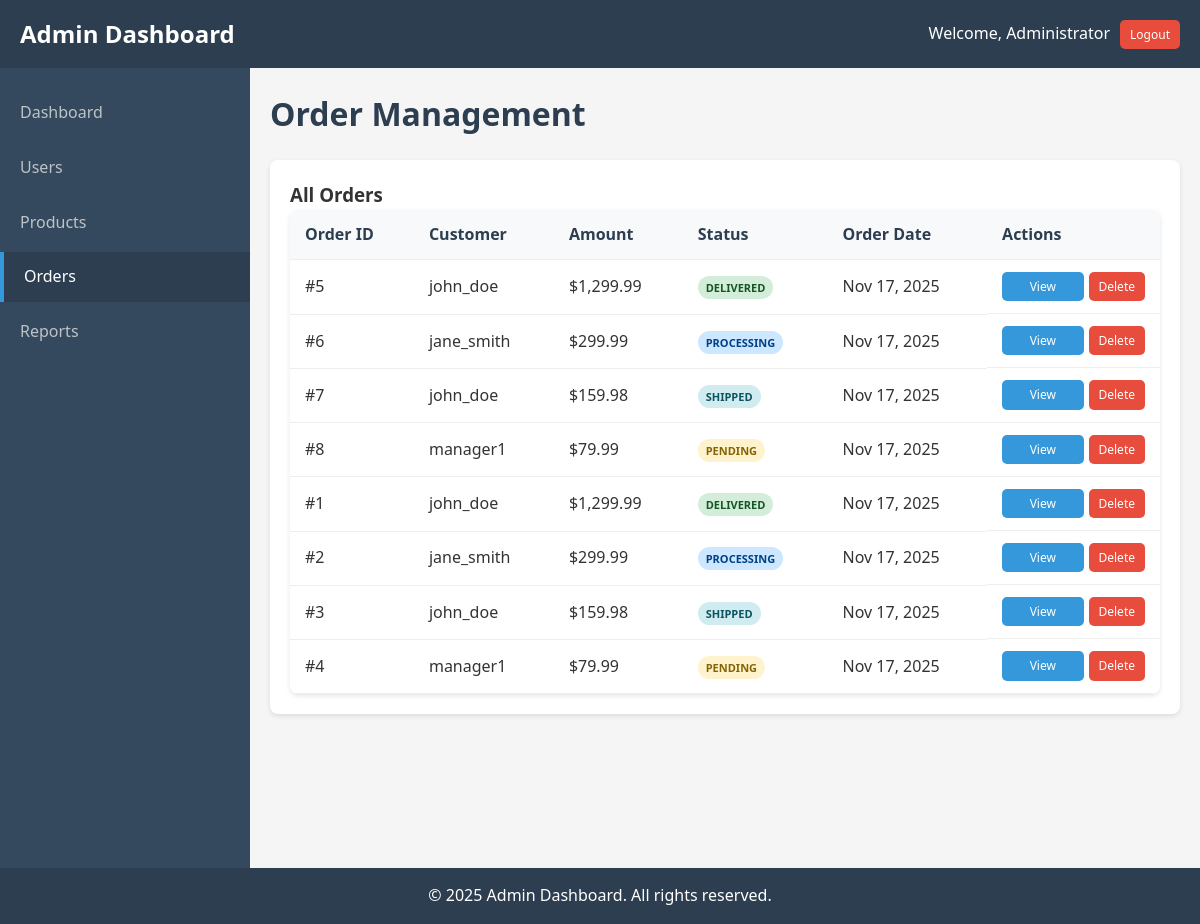
Screenshot of /orders.php (signed in) with the database file from the repository.
### tables this page shows
CREATE TABLE `orders` (
  `id` int(11) NOT NULL,
  `user_id` int(11) DEFAULT NULL,
  `total_amount` decimal(10,2) NOT NULL,
  `status` enum('pending','processing','shipped','delivered','cancelled') DEFAULT 'pending',
  `order_date` timestamp NOT NULL DEFAULT current_timestamp(),
  `shipping_address` text DEFAULT NULL
);

CREATE TABLE `users` (
  `id` int(11) NOT NULL,
  `username` varchar(50) NOT NULL,
  `email` varchar(100) NOT NULL,
  `password` varchar(255) NOT NULL,
  `full_name` varchar(100) DEFAULT NULL,
  `role` enum('admin','manager','user') DEFAULT 'user',
  `status` enum('active','inactive') DEFAULT 'active',
  `created_at` timestamp NOT NULL DEFAULT current_timestamp(),
  `updated_at` timestamp NOT NULL DEFAULT current_timestamp() ON UPDATE current_timestamp()
);

### orders.php (the view, shortened to what this page needs)
<?php
$database = new Database();
$db = $database->getConnection();
$orders = $db->query("SELECT o.*, u.username, u.email
                     FROM orders o
                     LEFT JOIN users u ON o.user_id = u.id
                     ORDER BY o.order_date DESC")->fetchAll(PDO::FETCH_ASSOC);
$order_details = null;
?>
<!DOCTYPE html>
<html lang="en">
<head>
    <link rel="stylesheet" href="css/style.css">
</head>
<body>
    <?php include('includes/header.php'); ?>
    <div class="container">
        <?php include('includes/sidebar.php'); ?>
        <main class="main-content">
            <h1>Order Management</h1>
            <?php if(isset($_GET['action']) && $_GET['action'] == 'view' && $order_details): ?>
                <div class="form-container">
                    <div style="display: flex; justify-content: between; align-items: center; margin-bottom: 20px;">
                        <h3>Order #<?php echo $order_details['id']; ?> Details</h3>
                        <a href="orders.php" class="btn btn-primary">Back to Orders</a>
                    </div>
                    <div class="order-info">
                        <div class="form-row">
                            <div class="form-field">
                                <strong>Customer:</strong> <?php echo $order_details['full_name'] ?: $order_details['username']; ?>
                            </div>
                            <div class="form-field">
                                <strong>Email:</strong> <?php echo $order_details['email']; ?>
                            </div>
                        </div>
                        <div class="form-row">
                            <div class="form-field">
                                <strong>Order Date:</strong> <?php echo date('M j, Y g:i A', strtotime($order_details['order_date'])); ?>
                            </div>
                            <div class="form-field">
                                <strong>Status:</strong>
                                <span class="status status-<?php echo $order_details['status']; ?>">
                                    <?php echo ucfirst($order_details['status']); ?>
                                </span>
                            </div>
                        </div>
                        <div class="form-row">
                            <div class="form-field" style="flex: 1 1 100%;">
                                <strong>Shipping Address:</strong><br>
                                <?php echo nl2br($order_details['shipping_address']); ?>
                            </div>
                        </div>
                    </div>
                    <h4 style="margin-top: 30px;">Order Items</h4>
                    <table class="data-table">
                        <thead>
                            <tr>
                                <th>Product</th>
                                <th>Quantity</th>
                                <th>Unit Price</th>
                                <th>Total</th>
                            </tr>
                        </thead>
                        <tbody>
                            <?php foreach($order_items as $item): ?>
                            <tr>
                                <td><?php echo $item['product_name']; ?></td>
                                <td><?php echo $item['quantity']; ?></td>
                                <td>$<?php echo number_format($item['unit_price'], 2); ?></td>
                                <td>$<?php echo number_format($item['quantity'] * $item['unit_price'], 2); ?></td>
                            </tr>
                            <?php endforeach; ?>
                            <tr style="font-weight: bold;">
                                <td colspan="3" style="text-align: right;">Total Amount:</td>
                                <td>$<?php echo number_format($order_details['total_amount'], 2); ?></td>
                            </tr>
                        </tbody>
                    </table>
                    <div class="form-actions" style="margin-top: 20px;">
                        <form method="POST" style="display: inline-block;">
                            <input type="hidden" name="order_id" value="<?php echo $order_details['id']; ?>">
                            <select name="status" style="padding: 8px; margin-right: 10px;">
                                <option value="pending" <?php echo $order_details['status'] == 'pending' ? 'selected' : ''; ?>>Pending</option>
                                <option value="processing" <?php echo $order_details['status'] == 'processing' ? 'selected' : ''; ?>>Processing</option>
                                <option value="shipped" <?php echo $order_details['status'] == 'shipped' ? 'selected' : ''; ?>>Shipped</option>
                                <option value="delivered" <?php echo $order_details['status'] == 'delivered' ? 'selected' : ''; ?>>Delivered</option>
                                <option value="cancelled" <?php echo $order_details['status'] == 'cancelled' ? 'selected' : ''; ?>>Cancelled</option>
                            </select>
                            <button type="submit" name="update_status" class="btn btn-success">Update Status</button>
                        </form>
                    </div>
                </div>
            <?php else: ?>
                <div class="data-table-container">
                    <h3>All Orders</h3>
                    <table class="data-table">
                        <thead>
                            <tr>
                                <th>Order ID</th>
                                <th>Customer</th>
                                <th>Amount</th>
                                <th>Status</th>
                                <th>Order Date</th>
                                <th>Actions</th>
                            </tr>
                        </thead>
                        <tbody>
                            <?php foreach($orders as $order): ?>
                            <tr>
                                <td>#<?php echo $order['id']; ?></td>
                                <td><?php echo $order['username']; ?></td>
                                <td>$<?php echo number_format($order['total_amount'], 2); ?></td>
                                <td><span class="status status-<?php echo $order['status']; ?>"><?php echo ucfirst($order['status']); ?></span></td>
                                <td><?php echo date('M j, Y', strtotime($order['order_date'])); ?></td>
                                <td class="action-buttons">
                                    <a href="orders.php?action=view&id=<?php echo $order['id']; ?>" class="btn btn-primary btn-sm">View</a>
                                    <a href="orders.php?action=delete&id=<?php echo $order['id']; ?>" class="btn btn-danger btn-sm" onclick="return confirm('Are you sure?')">Delete</a>
                                </td>
                            </tr>
                            <?php endforeach; ?>
                        </tbody>
                    </table>
                </div>
            <?php endif; ?>
        </main>
    </div>
    <?php include('includes/footer.php'); ?>
</body>
</html>

### css/style.css (style rules this page uses)
* { margin: 0; padding: 0; box-sizing: border-box; }
body { font-family: 'Segoe UI', Tahoma, Geneva, Verdana, sans-serif; background-color: #f5f5f5; color: #333; line-height: 1.6; }
.btn { display: inline-block; padding: 10px 20px; background: #3498db; color: white; border: none; border-radius: 5px; cursor: pointer; font-size: 16px; text-decoration: none; text-align: center; }
.btn-primary { background: #3498db; width: 100%; }
.container { display: flex; min-height: 100vh; }
.main-content { flex: 1; padding: 20px; background: #f5f5f5; }
.main-content h1 { margin-bottom: 20px; color: #2c3e50; }
.data-table { width: 100%; background: white; border-collapse: collapse; box-shadow: 0 2px 5px rgba(0, 0, 0, 0.1); border-radius: 8px; overflow: hidden; }
.data-table th, .data-table td { padding: 12px 15px; text-align: left; border-bottom: 1px solid #eee; }
.data-table th { background: #f8f9fa; font-weight: 600; color: #2c3e50; }
.status { padding: 5px 10px; border-radius: 20px; font-size: 12px; font-weight: 600; text-transform: uppercase; }
.status-pending { background: #fff3cd; color: #856404; }
.status-processing { background: #cce7ff; color: #004085; }
.status-shipped { background: #d1ecf1; color: #0c5460; }
.status-delivered { background: #d4edda; color: #155724; }
.btn-danger { background: #e74c3c; }
.action-buttons { display: flex; gap: 5px; }
.btn-sm { padding: 5px 10px; font-size: 14px; }
.data-table-container { background: white; padding: 20px; border-radius: 8px; box-shadow: 0 2px 5px rgba(0, 0, 0, 0.1); margin-bottom: 20px; }
.btn-sm { padding: 5px 10px; font-size: 12px; }
.btn-primary { background: #3498db; }
.status { padding: 4px 8px; border-radius: 12px; font-size: 11px; font-weight: 600; }

### rows the page displays
orders: id "5", user.username "john_doe", total_amount "1,299.99", status "DELIVERED", order_date "Nov 17, 2025"
orders: id "6", user.username "jane_smith", total_amount "299.99", status "PROCESSING", order_date "Nov 17, 2025"
orders: id "7", user.username "john_doe", total_amount "159.98", status "SHIPPED", order_date "Nov 17, 2025"
orders: id "8", user.username "manager1", total_amount "79.99", status "PENDING", order_date "Nov 17, 2025"
orders: id "1", user.username "john_doe", total_amount "1,299.99", status "DELIVERED", order_date "Nov 17, 2025"
orders: id "2", user.username "jane_smith", total_amount "299.99", status "PROCESSING", order_date "Nov 17, 2025"
orders: id "3", user.username "john_doe", total_amount "159.98", status "SHIPPED", order_date "Nov 17, 2025"
orders: id "4", user.username "manager1", total_amount "79.99", status "PENDING", order_date "Nov 17, 2025"

### other values shown
$_SESSION['full_name'] "Administrator"
